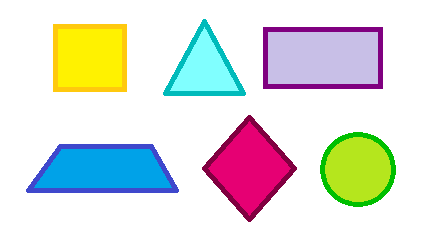
#> input picture Mision1-Control-de-Trayectoria/drone-cva/others/imagen.jpg, 431 x 241 px
$ python colorsDetection.py
#> lines starting #> are read from the running program, lines starting #| are printed output that depends on the picture; after the words box and inside, x2 and y2 are one past the last pixel; in counts of white or black regions, pixels touching at a corner belong together
import cv2
import numpy as np

# Leer la imagen
image = cv2.imread('imagen.jpg')
#> image is the input picture: shape (241, 431, 3); mean B, G, R 219, 223.9, 222.5

# Convertir la imagen de BGR a HSV (Hue, Saturation, Value)
hsv_image = cv2.cvtColor(image, cv2.COLOR_BGR2HSV)
#> hsv_image: shape (241, 431, 3); mean H, S, V 30.1, 61.2, 244.9

# Rojo
hue_min, sat_min, val_min = 165, 50, 50
hue_max, sat_max, val_max = 180, 255, 255

# Definir el rango de colores que quieres detectar en formato HSV
lower_color = np.array([hue_min, sat_min, val_min])  # Valores mínimos de H, S, V
upper_color = np.array([hue_max, sat_max, val_max])  # Valores máximos de H, S, V

# Crear una máscara binaria donde los píxeles dentro del rango de colores son blancos y los demás son negros
mask = cv2.inRange(hsv_image, lower_color, upper_color)
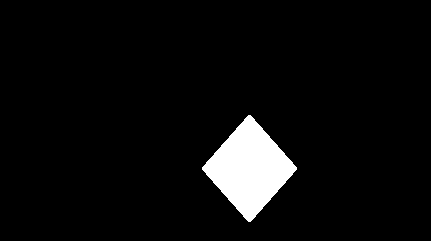
#> mask: shape (241, 431); 5.1% white; 1 white region, box (x1, y1, x2, y2) and area: (202, 115, 297, 222) 5295

# Aplicar la máscara a la imagen original para obtener solo las regiones que coinciden con el color deseado
color_detected_image = cv2.bitwise_and(image, image, mask=mask)
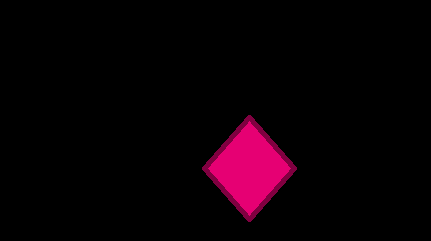
#> color_detected_image: shape (241, 431, 3); mean B, G, R 5.2, 0, 10.4

# Mostrar la imagen original y la imagen con el color detectado
cv2.imshow('Original Image', image)
cv2.imshow('Color Detected Image', color_detected_image)
cv2.waitKey(0)
cv2.destroyAllWindows()

$ run again, with Mision1-Control-de-Trayectoria/drone-cva/others/shapes.jpg copied over Mision1-Control-de-Trayectoria/drone-cva/others/imagen.jpg
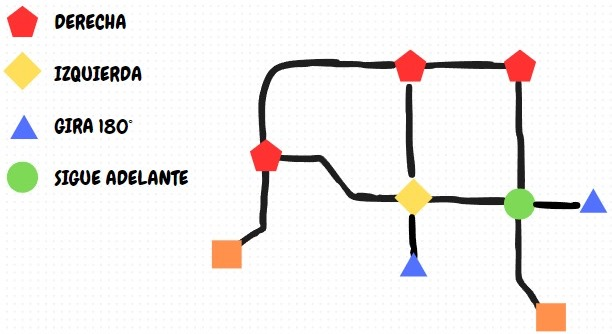
#> input picture Mision1-Control-de-Trayectoria/drone-cva/others/shapes.jpg, 612 x 334 px
#> image is the input picture: shape (334, 612, 3); mean B, G, R 235.8, 237.7, 240.7
#> hsv_image: shape (334, 612, 3); mean H, S, V 12.9, 11.1, 242.5
#> `mask = cv2.inRange(hsv_image, lower_color, upper_color)`:
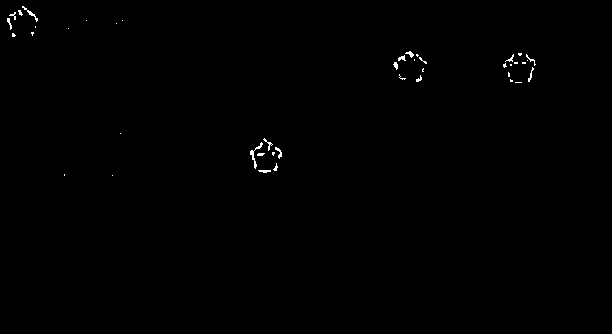
#> mask: shape (334, 612); 0.32% white in thin lines or dots, all inside (x1, y1, x2, y2) = (7, 6, 536, 176)
